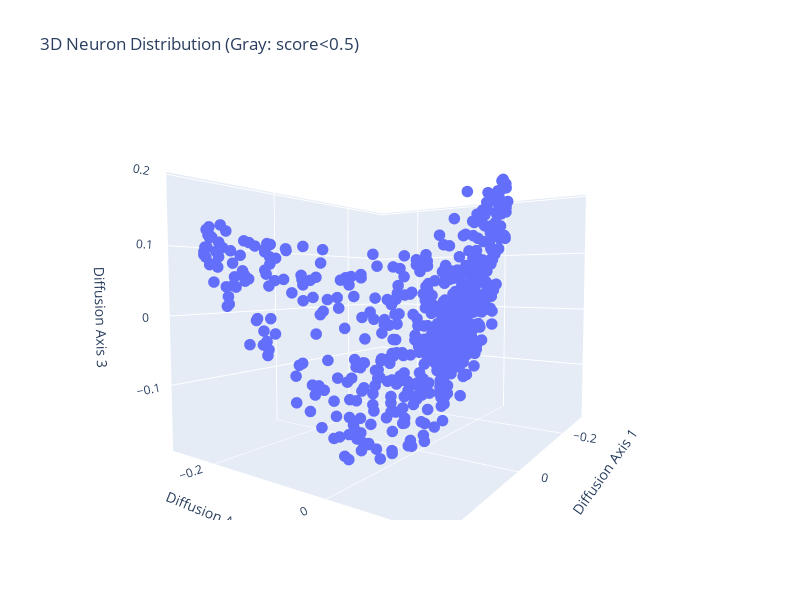

Notebook cell for this chart:
### Code cell
fig = go.Figure()

fig.add_trace(go.Scatter3d(
    x=diffusion_coordinates[:, 0],
    y=diffusion_coordinates[:, 1],
    z=diffusion_coordinates[:, 2],
    mode='markers',
    marker=dict(
        size=4
    ),
    name='Neurons'
))

fig.update_layout(
    title='3D Neuron Distribution (Gray: score<0.5)',
    scene=dict(
        xaxis_title='Diffusion Axis 1',
        yaxis_title='Diffusion Axis 2',
        zaxis_title='Diffusion Axis 3',
        camera=dict(eye=dict(x=1.5, y=1, z=0.1))
    ),
    width=800,
    height=600
)

fig.show()

### Figure 1 — Plotly figure (JSON) as saved in the notebook; plotly's stock layout.template omitted (floating-point values rounded to 4 significant figures; data arrays with more than 128 entries replaced by an {"elided": "..."} marker saying what was removed)
{"data": [{"marker": {"size": 4}, "mode": "markers", "name": "Neurons", "type": "scatter3d", "x": {"elided": "657 float values"}, "y": {"elided": "657 float values"}, "z": {"elided": "657 float values"}}], "layout": {"height": 600, "scene": {"camera": {"eye": {"x": 1.5, "y": 1, "z": 0.1}}, "xaxis": {"title": {"text": "Diffusion Axis 1"}}, "yaxis": {"title": {"text": "Diffusion Axis 2"}}, "zaxis": {"title": {"text": "Diffusion Axis 3"}}}, "title": {"text": "3D Neuron Distribution (Gray: score<0.5)"}, "width": 800}}
